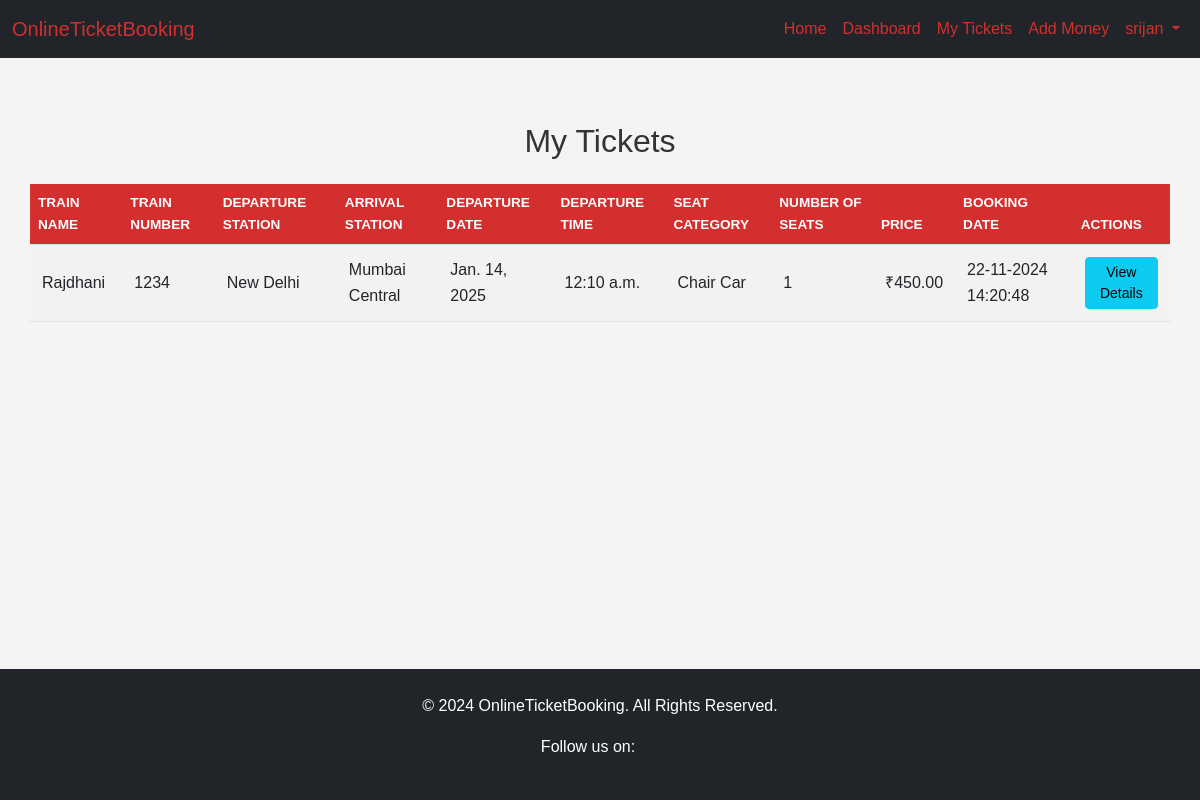
The app's page /my-tickets/ (signed in) with its own data.
### users/models.py (models this page shows)
class CustomUser(AbstractUser):
    USER_TYPE_CHOICES = (
        ("cutomer", "Customer"),
        ("railway_taff", "Railway Staff"),
        ("superadmin", "Super Admin"),
    )
    user_type = models.CharField(
        choices=USER_TYPE_CHOICES, max_length=255, default="customer"
    )

### railways/models.py (models this page shows, shortened)
class Ticket(models.Model):
    booking_user = models.ForeignKey(
        "users.CustomUser", on_delete=models.CASCADE, null=True, default=None
    )
    journey = models.ForeignKey(Journey, on_delete=models.CASCADE)
    journey_seat_category = models.ForeignKey(
        JourneySeatCategory, on_delete=models.CASCADE
    )
    passengers = models.ManyToManyField(Passenger)
    num_seats = models.IntegerField()
    price = models.DecimalField(max_digits=10, decimal_places=2)
    booking_date = models.DateTimeField(auto_now_add=True)

class Journey(models.Model):
    train = models.ForeignKey(Train, on_delete=models.CASCADE)
    departure_date = models.ForeignKey(
        Date, on_delete=models.CASCADE, related_name="departure_journeys", null=True
    )
    arrival_date = models.ForeignKey(
        Date,
        on_delete=models.CASCADE,
        related_name="arrival_journeys",
        null=True,
        blank=True,
    )
    booked_seats = models.IntegerField(default=0)
    total_seats = models.IntegerField(default=0)
    journey_seat_categories = models.ManyToManyField(
        "JourneySeatCategory", related_name="journeys"
    )
    available_seats = models.IntegerField(default=0)

class Train(models.Model):
    name = models.CharField(max_length=100)
    number = models.IntegerField(unique=True)
    departure_station = models.ForeignKey(
        Station, on_delete=models.CASCADE, related_name="departure_trains"
    )
    arrival_station = models.ForeignKey(
        Station, on_delete=models.CASCADE, related_name="arrival_trains"
    )
    departure_time = models.TimeField()
    arrival_time = models.TimeField()
    travel_days = models.IntegerField(default=0)
    running_days = models.ManyToManyField(Day)
    halts = models.ManyToManyField(Station, related_name="halts", through="HaltStation")
    seat_categories = models.ManyToManyField(SeatCategory, through="TrainSeatCategory")

class Station(models.Model):
    name = models.CharField(max_length=100)
    code = models.CharField(max_length=10, unique=True)

class Date(models.Model):
    day = models.ForeignKey(Day, on_delete=models.CASCADE)
    date = models.DateField()

class JourneySeatCategory(models.Model):
    journey = models.ForeignKey(Journey, on_delete=models.CASCADE)
    seat_category = models.ForeignKey(SeatCategory, on_delete=models.CASCADE)
    total_seats = models.IntegerField()
    available_seats = models.IntegerField()
    base_price = models.DecimalField(max_digits=10, decimal_places=2)

class SeatCategory(models.Model):
    name = models.CharField(max_length=100)
    code = models.CharField(max_length=10, unique=True)

### dashboard/views.py (the view)
# urls.py: path("my-tickets/", dashboard_views.my_tickets, name="my-tickets"),
@login_required
def my_tickets(request):
    tickets = Ticket.objects.filter(booking_user=request.user).select_related(
        "journey", "journey__train", "journey_seat_category"
    )
    for ticket in tickets:
        departure_datetime = datetime.combine(
            ticket.journey.departure_date.date, ticket.journey.train.departure_time
        )
        ticket.can_cancel = departure_datetime - datetime.now() > timedelta(hours=1)
    return render(request, "dashboard/my_tickets.html", {"tickets": tickets})

### dashboard/templates/dashboard/my_tickets.html (shortened to what this page needs)
{% extends "dashboard/base.html" %}
{% block content %}
<div class="container mt-4">
    <h2 class="text-center mb-4">My Tickets</h2>
    {% if tickets %}
    <table class="table table-striped">
        <thead>
            <tr>
                <th>Train Name</th>
                <th>Train Number</th>
                <th>Departure Station</th>
                <th>Arrival Station</th>
                <th>Departure Date</th>
                <th>Departure Time</th>
                <th>Seat Category</th>
                <th>Number of Seats</th>
                <th>Price</th>
                <th>Booking Date</th>
                <th>Actions</th>
            </tr>
        </thead>
        <tbody>
            {% for ticket in tickets %}
            <tr>
                <td>{{ ticket.journey.train.name }}</td>
                <td>{{ ticket.journey.train.number }}</td>
                <td>{{ ticket.journey.train.departure_station.name }}</td>
                <td>{{ ticket.journey.train.arrival_station.name }}</td>
                <td>{{ ticket.journey.departure_date.date }}</td>
                <td>{{ ticket.journey.train.departure_time }}</td>
                <td>{{ ticket.journey_seat_category.seat_category.name }}</td>
                <td>{{ ticket.num_seats }}</td>
                <td>₹{{ ticket.price }}</td>
                <td>{{ ticket.booking_date|date:"d-m-Y H:i:s" }}</td>
                <td>
                    <a href="{% url 'ticket-detail' ticket.id %}" class="btn btn-info btn-sm">View Details</a>
                </td>
            </tr>
            {% endfor %}
        </tbody>
    </table>
    {% else %}
    <p class="text-center">You have not booked any tickets yet.</p>
    {% endif %}
</div>
{% endblock %}

### dashboard/templates/dashboard/base.html (shortened to what this page needs)
{% load static %}
<!DOCTYPE html>
<html lang="en">
<head>
    <link href="https://cdn.jsdelivr.net/npm/bootstrap@5.3.0/dist/css/bootstrap.min.css" rel="stylesheet">
    <link rel="stylesheet" href="{% static 'css/styles.css' %}">
</head>
<body>
    <nav class="navbar navbar-expand-lg navbar-dark bg-dark">
        <div class="container-fluid">
            <a class="navbar-brand" href="{% url 'index' %}">OnlineTicketBooking</a>
            <div class="collapse navbar-collapse" id="navbarNav">
                <ul class="navbar-nav ms-auto">
                    <li class="nav-item">
                        <a class="nav-link {% if request.resolver_match.url_name == 'index' %}active{% endif %}" href="{% url 'index' %}">Home</a>
                    </li>
                    {% if user.is_authenticated %}
                        <li class="nav-item">
                            <a class="nav-link {% if request.resolver_match.url_name == 'user-dashboard' %}active{% endif %}" href="{% url 'user-dashboard' %}">Dashboard</a>
                        </li>
                        <li class="nav-item">
                            <a class="nav-link {% if request.resolver_match.url_name == 'my-tickets' %}active{% endif %}" href="{% url 'my-tickets' %}">My Tickets</a>
                        </li>
                        <li class="nav-item">
                            <a class="nav-link {% if request.resolver_match.url_name == 'add-money' %}active{% endif %}" href="{% url 'add-money' %}">Add Money</a>
                        </li>
                        <li class="nav-item dropdown">
                            <a class="nav-link dropdown-toggle" href="#" id="userDropdown" role="button" data-bs-toggle="dropdown" aria-expanded="false">
                                {{ user.username }}
                            </a>
                        </li>
                    {% else %}
                        <li class="nav-item">
                            <a class="nav-link {% if request.resolver_match.url_name == 'login' %}active{% endif %}" href="{% url 'login' %}">Login</a>
                        </li>
                    {% endif %}
                </ul>
            </div>
        </div>
    </nav>
    <div class="container main-content mt-4">
        {% block content %}{% endblock %}
    </div>
    <footer class="text-center bg-dark text-white py-4">
        <p>&copy; 2024 OnlineTicketBooking. All Rights Reserved.</p>
        <p>Follow us on:
        </p>
    </footer>
</body>
</html>

### static/css/styles.css (style rules this page uses)
body { font-family: 'Arial', sans-serif; background-color: #f4f4f4; color: #333; line-height: 1.6; }
.container { max-width: 1200px; margin-top: 20px; padding: 0 15px; }
.navbar-dark { background-color: #212121; }
.navbar-brand, .nav-link { color: #d32f2f !important; }
.table thead th { background-color: #d32f2f; color: #fff; font-weight: bold; text-transform: uppercase; font-size: 0.85rem; }
.table tbody td { padding: 0.75rem; vertical-align: middle; }
footer { background-color: #212121; color: #bbb; padding: 15px 0; text-align: center; margin-top: auto; }
body { display: flex; flex-direction: column; min-height: 100vh; }
footer { margin-top: auto; }

### records on screen
CustomUser: username "srijan"
Ticket: journey.train.name "Rajdhani", journey.train.number "1234", journey.train.departure_station.name "New Delhi", journey.train.arrival_station.name "Mumbai Central", journey.departure_date "Jan. 14, 2025", journey.train.departure_time "12:10 a.m.", journey_seat_category.seat_category.name "Chair Car", num_seats "1", price "450.00", booking_date "22-11-2024 14:20:48"
